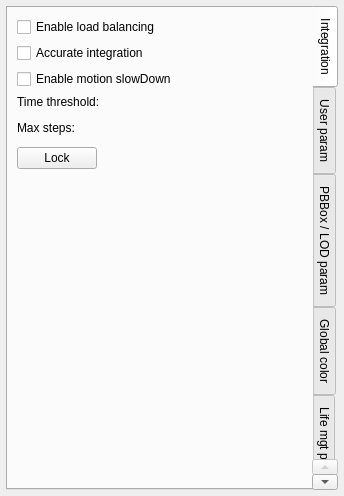
<?xml version="1.0" encoding="UTF-8"?>
<ui version="4.0">
 <class>CParticleSystemPage</class>
 <widget class="QWidget" name="CParticleSystemPage">
  <property name="geometry">
   <rect>
    <x>0</x>
    <y>0</y>
    <width>312</width>
    <height>496</height>
   </rect>
  </property>
  <property name="windowTitle">
   <string>Form</string>
  </property>
  <layout class="QGridLayout" name="gridLayout">
   <property name="margin">
    <number>6</number>
   </property>
   <item row="0" column="1">
    <widget class="QTabWidget" name="tabWidget">
     <property name="tabPosition">
      <enum>QTabWidget::East</enum>
     </property>
     <property name="currentIndex">
      <number>0</number>
     </property>
     <property name="movable">
      <bool>true</bool>
     </property>
     <widget class="QWidget" name="tabWidgetPage1">
      <attribute name="title">
       <string>Integration</string>
      </attribute>
      <layout class="QVBoxLayout" name="verticalLayout">
       <item>
        <widget class="QCheckBox" name="loadBalancingCheckBox">
         <property name="sizePolicy">
          <sizepolicy hsizetype="Preferred" vsizetype="Fixed">
           <horstretch>0</horstretch>
           <verstretch>0</verstretch>
          </sizepolicy>
         </property>
         <property name="text">
          <string>Enable load balancing</string>
         </property>
        </widget>
       </item>
       <item>
        <widget class="QCheckBox" name="integrationCheckBox">
         <property name="sizePolicy">
          <sizepolicy hsizetype="Preferred" vsizetype="Fixed">
           <horstretch>0</horstretch>
           <verstretch>0</verstretch>
          </sizepolicy>
         </property>
         <property name="text">
          <string>Accurate integration</string>
         </property>
        </widget>
       </item>
       <item>
        <widget class="QCheckBox" name="motionSlowDownCheckBox">
         <property name="text">
          <string>Enable motion slowDown</string>
         </property>
        </widget>
       </item>
       <item>
        <widget class="QLabel" name="label_17">
         <property name="text">
          <string>Time threshold:</string>
         </property>
        </widget>
       </item>
       <item>
        <widget class="NLQT::CEditRangeFloatWidget" name="timeThresholdWidget" native="true"/>
       </item>
       <item>
        <widget class="QLabel" name="label_18">
         <property name="text">
          <string>Max steps:</string>
         </property>
        </widget>
       </item>
       <item>
        <widget class="NLQT::CEditRangeUIntWidget" name="maxStepsWidget" native="true"/>
       </item>
       <item>
        <widget class="QPushButton" name="lockPushButton">
         <property name="sizePolicy">
          <sizepolicy hsizetype="Fixed" vsizetype="Fixed">
           <horstretch>0</horstretch>
           <verstretch>0</verstretch>
          </sizepolicy>
         </property>
         <property name="text">
          <string>Lock</string>
         </property>
         <property name="checkable">
          <bool>true</bool>
         </property>
        </widget>
       </item>
       <item>
        <spacer name="verticalSpacer">
         <property name="orientation">
          <enum>Qt::Vertical</enum>
         </property>
         <property name="sizeHint" stdset="0">
          <size>
           <width>20</width>
           <height>112</height>
          </size>
         </property>
        </spacer>
       </item>
      </layout>
     </widget>
     <widget class="QWidget" name="tabWidgetPage2">
      <attribute name="title">
       <string>User param</string>
      </attribute>
      <layout class="QGridLayout" name="gridLayout_2">
       <item row="0" column="0">
        <layout class="QHBoxLayout" name="horizontalLayout">
         <item>
          <widget class="QLabel" name="label_13">
           <property name="text">
            <string>User param1:</string>
           </property>
          </widget>
         </item>
         <item>
          <spacer name="horizontalSpacer_5">
           <property name="orientation">
            <enum>Qt::Horizontal</enum>
           </property>
           <property name="sizeHint" stdset="0">
            <size>
             <width>146</width>
             <height>20</height>
            </size>
           </property>
          </spacer>
         </item>
         <item>
          <widget class="QPushButton" name="globalPushButton_1">
           <property name="sizePolicy">
            <sizepolicy hsizetype="Minimum" vsizetype="Fixed">
             <horstretch>0</horstretch>
             <verstretch>0</verstretch>
            </sizepolicy>
           </property>
           <property name="text">
            <string>Global</string>
           </property>
          </widget>
         </item>
        </layout>
       </item>
       <item row="1" column="0">
        <widget class="NLQT::CEditRangeFloatWidget" name="userParamWidget_1" native="true"/>
       </item>
       <item row="2" column="0">
        <layout class="QHBoxLayout" name="horizontalLayout_3">
         <item>
          <widget class="QLabel" name="label_14">
           <property name="text">
            <string>User param2:</string>
           </property>
          </widget>
         </item>
         <item>
          <spacer name="horizontalSpacer_6">
           <property name="orientation">
            <enum>Qt::Horizontal</enum>
           </property>
           <property name="sizeHint" stdset="0">
            <size>
             <width>146</width>
             <height>20</height>
            </size>
           </property>
          </spacer>
         </item>
         <item>
          <widget class="QPushButton" name="globalPushButton_2">
           <property name="sizePolicy">
            <sizepolicy hsizetype="Minimum" vsizetype="Fixed">
             <horstretch>0</horstretch>
             <verstretch>0</verstretch>
            </sizepolicy>
           </property>
           <property name="text">
            <string>Global</string>
           </property>
          </widget>
         </item>
        </layout>
       </item>
       <item row="3" column="0">
        <widget class="NLQT::CEditRangeFloatWidget" name="userParamWidget_2" native="true"/>
       </item>
       <item row="4" column="0">
        <layout class="QHBoxLayout" name="horizontalLayout_5">
         <item>
          <widget class="QLabel" name="label_15">
           <property name="text">
            <string>User param3:</string>
           </property>
          </widget>
         </item>
         <item>
          <spacer name="horizontalSpacer_7">
           <property name="orientation">
            <enum>Qt::Horizontal</enum>
           </property>
           <property name="sizeHint" stdset="0">
            <size>
             <width>146</width>
             <height>20</height>
            </size>
           </property>
          </spacer>
         </item>
         <item>
          <widget class="QPushButton" name="globalPushButton_3">
           <property name="text">
            <string>Global</string>
           </property>
          </widget>
         </item>
        </layout>
       </item>
       <item row="5" column="0">
        <widget class="NLQT::CEditRangeFloatWidget" name="userParamWidget_3" native="true"/>
       </item>
       <item row="6" column="0">
        <layout class="QHBoxLayout" name="horizontalLayout_7">
         <item>
          <widget class="QLabel" name="label_16">
           <property name="text">
            <string>User param4:</string>
           </property>
          </widget>
         </item>
         <item>
          <spacer name="horizontalSpacer">
           <property name="orientation">
            <enum>Qt::Horizontal</enum>
           </property>
           <property name="sizeHint" stdset="0">
            <size>
             <width>40</width>
             <height>20</height>
            </size>
           </property>
          </spacer>
         </item>
         <item>
          <widget class="QPushButton" name="globalPushButton_4">
           <property name="text">
            <string>Global</string>
           </property>
          </widget>
         </item>
        </layout>
       </item>
       <item row="7" column="0">
        <widget class="NLQT::CEditRangeFloatWidget" name="userParamWidget_4" native="true"/>
       </item>
       <item row="8" column="0">
        <spacer name="verticalSpacer_2">
         <property name="orientation">
          <enum>Qt::Vertical</enum>
         </property>
         <property name="sizeHint" stdset="0">
          <size>
           <width>20</width>
           <height>131</height>
          </size>
         </property>
        </spacer>
       </item>
      </layout>
     </widget>
     <widget class="QWidget" name="tabWidgetPage3">
      <attribute name="title">
       <string>PBBox / LOD param</string>
      </attribute>
      <layout class="QGridLayout" name="gridLayout_5">
       <item row="0" column="0">
        <widget class="QCheckBox" name="enablePBBCheckBox">
         <property name="sizePolicy">
          <sizepolicy hsizetype="Expanding" vsizetype="Fixed">
           <horstretch>0</horstretch>
           <verstretch>0</verstretch>
          </sizepolicy>
         </property>
         <property name="text">
          <string>Enable Precomputed Bounding Box</string>
         </property>
        </widget>
       </item>
       <item row="1" column="0">
        <widget class="QGroupBox" name="bboxGroupBox">
         <property name="enabled">
          <bool>false</bool>
         </property>
         <property name="title">
          <string/>
         </property>
         <layout class="QGridLayout" name="gridLayout_6">
          <item row="0" column="0">
           <widget class="QCheckBox" name="autoCheckBox">
            <property name="text">
             <string>Auto</string>
            </property>
           </widget>
          </item>
          <item row="0" column="1">
           <spacer name="horizontalSpacer_3">
            <property name="orientation">
             <enum>Qt::Horizontal</enum>
            </property>
            <property name="sizeHint" stdset="0">
             <size>
              <width>93</width>
              <height>20</height>
             </size>
            </property>
           </spacer>
          </item>
          <item row="0" column="2">
           <widget class="QPushButton" name="resetPushButton">
            <property name="text">
             <string>Reset</string>
            </property>
           </widget>
          </item>
          <item row="1" column="0" colspan="3">
           <layout class="QHBoxLayout" name="horizontalLayout_6">
            <item>
             <widget class="QLabel" name="label">
              <property name="text">
               <string>X:</string>
              </property>
             </widget>
            </item>
            <item>
             <widget class="QDoubleSpinBox" name="xDoubleSpinBox">
              <property name="sizePolicy">
               <sizepolicy hsizetype="Expanding" vsizetype="Fixed">
                <horstretch>0</horstretch>
                <verstretch>0</verstretch>
               </sizepolicy>
              </property>
              <property name="readOnly">
               <bool>false</bool>
              </property>
              <property name="buttonSymbols">
               <enum>QAbstractSpinBox::NoButtons</enum>
              </property>
              <property name="maximum">
               <double>999.000000000000000</double>
              </property>
             </widget>
            </item>
            <item>
             <widget class="QLabel" name="label_2">
              <property name="text">
               <string>Y:</string>
              </property>
             </widget>
            </item>
            <item>
             <widget class="QDoubleSpinBox" name="yDoubleSpinBox">
              <property name="sizePolicy">
               <sizepolicy hsizetype="Expanding" vsizetype="Fixed">
                <horstretch>0</horstretch>
                <verstretch>0</verstretch>
               </sizepolicy>
              </property>
              <property name="frame">
               <bool>true</bool>
              </property>
              <property name="buttonSymbols">
               <enum>QAbstractSpinBox::NoButtons</enum>
              </property>
              <property name="maximum">
               <double>999.000000000000000</double>
              </property>
             </widget>
            </item>
            <item>
             <widget class="QLabel" name="label_3">
              <property name="sizePolicy">
               <sizepolicy hsizetype="Minimum" vsizetype="Minimum">
                <horstretch>0</horstretch>
                <verstretch>0</verstretch>
               </sizepolicy>
              </property>
              <property name="text">
               <string>Z:</string>
              </property>
             </widget>
            </item>
            <item>
             <widget class="QDoubleSpinBox" name="zDoubleSpinBox">
              <property name="sizePolicy">
               <sizepolicy hsizetype="Expanding" vsizetype="Fixed">
                <horstretch>0</horstretch>
                <verstretch>0</verstretch>
               </sizepolicy>
              </property>
              <property name="buttonSymbols">
               <enum>QAbstractSpinBox::NoButtons</enum>
              </property>
              <property name="maximum">
               <double>999.000000000000000</double>
              </property>
             </widget>
            </item>
           </layout>
          </item>
          <item row="2" column="0">
           <widget class="QPushButton" name="incBboxPushButton">
            <property name="sizePolicy">
             <sizepolicy hsizetype="Fixed" vsizetype="Fixed">
              <horstretch>0</horstretch>
              <verstretch>0</verstretch>
             </sizepolicy>
            </property>
            <property name="minimumSize">
             <size>
              <width>40</width>
              <height>23</height>
             </size>
            </property>
            <property name="maximumSize">
             <size>
              <width>40</width>
              <height>23</height>
             </size>
            </property>
            <property name="text">
             <string>+10 %</string>
            </property>
           </widget>
          </item>
          <item row="2" column="1">
           <widget class="QPushButton" name="decBboxPushButton">
            <property name="sizePolicy">
             <sizepolicy hsizetype="Fixed" vsizetype="Fixed">
              <horstretch>0</horstretch>
              <verstretch>0</verstretch>
             </sizepolicy>
            </property>
            <property name="minimumSize">
             <size>
              <width>40</width>
              <height>23</height>
             </size>
            </property>
            <property name="maximumSize">
             <size>
              <width>40</width>
              <height>23</height>
             </size>
            </property>
            <property name="text">
             <string>-10 %</string>
            </property>
           </widget>
          </item>
          <item row="2" column="2">
           <spacer name="horizontalSpacer_2">
            <property name="orientation">
             <enum>Qt::Horizontal</enum>
            </property>
            <property name="sizeHint" stdset="0">
             <size>
              <width>107</width>
              <height>20</height>
             </size>
            </property>
           </spacer>
          </item>
         </layout>
        </widget>
       </item>
       <item row="2" column="0">
        <widget class="Line" name="line">
         <property name="orientation">
          <enum>Qt::Horizontal</enum>
         </property>
        </widget>
       </item>
       <item row="3" column="0">
        <layout class="QHBoxLayout" name="horizontalLayout_8">
         <item>
          <widget class="QCheckBox" name="sharableCheckBox">
           <property name="text">
            <string>Sharable</string>
           </property>
          </widget>
         </item>
         <item>
          <widget class="QCheckBox" name="autoLODCheckBox">
           <property name="text">
            <string>Auto-LOD</string>
           </property>
          </widget>
         </item>
         <item>
          <widget class="QPushButton" name="settingsPushButton">
           <property name="enabled">
            <bool>false</bool>
           </property>
           <property name="minimumSize">
            <size>
             <width>0</width>
             <height>0</height>
            </size>
           </property>
           <property name="maximumSize">
            <size>
             <width>53454</width>
             <height>16777215</height>
            </size>
           </property>
           <property name="text">
            <string>Settings</string>
           </property>
          </widget>
         </item>
        </layout>
       </item>
       <item row="4" column="0">
        <widget class="QLabel" name="label_11">
         <property name="text">
          <string>Max view dist:</string>
         </property>
        </widget>
       </item>
       <item row="5" column="0">
        <widget class="NLQT::CEditRangeFloatWidget" name="maxViewDistWidget" native="true"/>
       </item>
       <item row="6" column="0">
        <widget class="QLabel" name="label_12">
         <property name="text">
          <string>LOD Ratio:</string>
         </property>
        </widget>
       </item>
       <item row="7" column="0">
        <widget class="NLQT::CEditRangeFloatWidget" name="lodRatioWidget" native="true"/>
       </item>
       <item row="8" column="0">
        <spacer name="verticalSpacer_3">
         <property name="orientation">
          <enum>Qt::Vertical</enum>
         </property>
         <property name="sizeHint" stdset="0">
          <size>
           <width>20</width>
           <height>132</height>
          </size>
         </property>
        </spacer>
       </item>
      </layout>
     </widget>
     <widget class="QWidget" name="tabWidgetPage4">
      <attribute name="title">
       <string>Global color</string>
      </attribute>
      <layout class="QGridLayout" name="gridLayout_7">
       <item row="0" column="0">
        <widget class="QCheckBox" name="globalLightCheckBox">
         <property name="sizePolicy">
          <sizepolicy hsizetype="Preferred" vsizetype="Fixed">
           <horstretch>0</horstretch>
           <verstretch>0</verstretch>
          </sizepolicy>
         </property>
         <property name="text">
          <string>Force global lighting</string>
         </property>
        </widget>
       </item>
       <item row="1" column="0">
        <widget class="QCheckBox" name="editGlobalColorCheckBox">
         <property name="toolTip">
          <string/>
         </property>
         <property name="statusTip">
          <string/>
         </property>
         <property name="whatsThis">
          <string/>
         </property>
         <property name="text">
          <string>Edit global color</string>
         </property>
        </widget>
       </item>
       <item row="2" column="0">
        <widget class="NLQT::CAttribRGBAWidget" name="colorWidget">
         <property name="enabled">
          <bool>true</bool>
         </property>
        </widget>
       </item>
       <item row="3" column="0">
        <widget class="QLabel" name="label_4">
         <property name="toolTip">
          <string/>
         </property>
         <property name="text">
          <string>Wrn: Bypass multitex, not supported by all types</string>
         </property>
        </widget>
       </item>
       <item row="4" column="0">
        <spacer name="verticalSpacer_5">
         <property name="orientation">
          <enum>Qt::Vertical</enum>
         </property>
         <property name="sizeHint" stdset="0">
          <size>
           <width>20</width>
           <height>237</height>
          </size>
         </property>
        </spacer>
       </item>
      </layout>
     </widget>
     <widget class="QWidget" name="tabWidgetPage5">
      <attribute name="title">
       <string>Life mgt param</string>
      </attribute>
      <layout class="QGridLayout" name="gridLayout_4">
       <item row="0" column="0">
        <widget class="QLabel" name="label_5">
         <property name="text">
          <string>Life mgt presets:</string>
         </property>
        </widget>
       </item>
       <item row="0" column="1">
        <widget class="QComboBox" name="presetBehaviourComboBox">
         <property name="sizePolicy">
          <sizepolicy hsizetype="Expanding" vsizetype="Fixed">
           <horstretch>0</horstretch>
           <verstretch>0</verstretch>
          </sizepolicy>
         </property>
         <property name="minimumSize">
          <size>
           <width>0</width>
           <height>0</height>
          </size>
         </property>
         <item>
          <property name="text">
           <string>Environment FX</string>
          </property>
         </item>
         <item>
          <property name="text">
           <string>Running Environment FX</string>
          </property>
         </item>
         <item>
          <property name="text">
           <string>Spell FX</string>
          </property>
         </item>
         <item>
          <property name="text">
           <string>Looping Spell FX</string>
          </property>
         </item>
         <item>
          <property name="text">
           <string>Minor transitory FX</string>
          </property>
         </item>
         <item>
          <property name="text">
           <string>User defined</string>
          </property>
         </item>
         <item>
          <property name="text">
           <string>Moving Looping FX</string>
          </property>
         </item>
         <item>
          <property name="text">
           <string>Spawned Environment FX</string>
          </property>
         </item>
         <item>
          <property name="text">
           <string>Ground FX</string>
          </property>
         </item>
         <item>
          <property name="text">
           <string>Projectile FX</string>
          </property>
         </item>
        </widget>
       </item>
       <item row="1" column="0" colspan="2">
        <widget class="QGroupBox" name="userPresetsGroupBox">
         <property name="title">
          <string/>
         </property>
         <layout class="QGridLayout" name="gridLayout_3">
          <item row="0" column="0" colspan="2">
           <widget class="QCheckBox" name="modelRemovedCheckBox">
            <property name="text">
             <string>Model removed when out of range</string>
            </property>
           </widget>
          </item>
          <item row="1" column="0" colspan="2">
           <widget class="QCheckBox" name="psResourceCheckBox">
            <property name="text">
             <string>PS resource removed when not visible</string>
            </property>
           </widget>
          </item>
          <item row="2" column="0" colspan="2">
           <widget class="QCheckBox" name="lifeTimeUpdateCheckBox">
            <property name="text">
             <string>Force life time update</string>
            </property>
           </widget>
          </item>
          <item row="3" column="0" colspan="2">
           <widget class="QCheckBox" name="noMaxNBStepsCheckBox">
            <property name="text">
             <string>No max nb steps</string>
            </property>
           </widget>
          </item>
          <item row="4" column="0">
           <layout class="QVBoxLayout" name="verticalLayout_4">
            <item>
             <widget class="QLabel" name="label_6">
              <property name="text">
               <string>Anim type:</string>
              </property>
             </widget>
            </item>
            <item>
             <widget class="QLabel" name="label_7">
              <property name="sizePolicy">
               <sizepolicy hsizetype="Minimum" vsizetype="Preferred">
                <horstretch>0</horstretch>
                <verstretch>0</verstretch>
               </sizepolicy>
              </property>
              <property name="text">
               <string>Die on event:</string>
              </property>
             </widget>
            </item>
           </layout>
          </item>
          <item row="4" column="1">
           <layout class="QVBoxLayout" name="verticalLayout_3">
            <item>
             <widget class="QComboBox" name="animTypeComboBox">
              <property name="sizePolicy">
               <sizepolicy hsizetype="Expanding" vsizetype="Fixed">
                <horstretch>0</horstretch>
                <verstretch>0</verstretch>
               </sizepolicy>
              </property>
              <item>
               <property name="text">
                <string>When visible</string>
               </property>
              </item>
              <item>
               <property name="text">
                <string>When in visible clusters</string>
               </property>
              </item>
              <item>
               <property name="text">
                <string>Always</string>
               </property>
              </item>
             </widget>
            </item>
            <item>
             <widget class="QComboBox" name="dieComboBox">
              <property name="sizePolicy">
               <sizepolicy hsizetype="Expanding" vsizetype="Fixed">
                <horstretch>0</horstretch>
                <verstretch>0</verstretch>
               </sizepolicy>
              </property>
              <item>
               <property name="text">
                <string>Disabled</string>
               </property>
              </item>
              <item>
               <property name="text">
                <string>No more particles</string>
               </property>
              </item>
              <item>
               <property name="text">
                <string>No more particles/emitters</string>
               </property>
              </item>
             </widget>
            </item>
           </layout>
          </item>
          <item row="5" column="0" colspan="2">
           <layout class="QHBoxLayout" name="horizontalLayout_4">
            <item>
             <widget class="QLabel" name="label_8">
              <property name="sizePolicy">
               <sizepolicy hsizetype="Minimum" vsizetype="Minimum">
                <horstretch>0</horstretch>
                <verstretch>0</verstretch>
               </sizepolicy>
              </property>
              <property name="text">
               <string>Apply after delay:</string>
              </property>
             </widget>
            </item>
            <item>
             <widget class="QDoubleSpinBox" name="afterDelaySpinBox">
              <property name="sizePolicy">
               <sizepolicy hsizetype="Expanding" vsizetype="Fixed">
                <horstretch>0</horstretch>
                <verstretch>0</verstretch>
               </sizepolicy>
              </property>
              <property name="suffix">
               <string> s</string>
              </property>
             </widget>
            </item>
           </layout>
          </item>
          <item row="6" column="0">
           <widget class="QCheckBox" name="autoDelayCheckBox">
            <property name="text">
             <string>Auto delay</string>
            </property>
           </widget>
          </item>
         </layout>
        </widget>
       </item>
       <item row="2" column="0">
        <spacer name="verticalSpacer_6">
         <property name="orientation">
          <enum>Qt::Vertical</enum>
         </property>
         <property name="sizeHint" stdset="0">
          <size>
           <width>20</width>
           <height>13</height>
          </size>
         </property>
        </spacer>
       </item>
      </layout>
     </widget>
    </widget>
   </item>
  </layout>
 </widget>
 <customwidgets>
  <customwidget>
   <class>NLQT::CEditRangeUIntWidget</class>
   <extends>QWidget</extends>
   <header>edit_range_widget.h</header>
   <container>1</container>
  </customwidget>
  <customwidget>
   <class>NLQT::CEditRangeFloatWidget</class>
   <extends>QWidget</extends>
   <header>edit_range_widget.h</header>
   <container>1</container>
  </customwidget>
  <customwidget>
   <class>NLQT::CAttribRGBAWidget</class>
   <extends>QGroupBox</extends>
   <header>attrib_widget.h</header>
   <container>1</container>
  </customwidget>
 </customwidgets>
 <resources/>
 <connections>
  <connection>
   <sender>autoLODCheckBox</sender>
   <signal>toggled(bool)</signal>
   <receiver>settingsPushButton</receiver>
   <slot>setEnabled(bool)</slot>
   <hints>
    <hint type="sourcelabel">
     <x>167</x>
     <y>166</y>
    </hint>
    <hint type="destinationlabel">
     <x>283</x>
     <y>168</y>
    </hint>
   </hints>
  </connection>
  <connection>
   <sender>enablePBBCheckBox</sender>
   <signal>toggled(bool)</signal>
   <receiver>bboxGroupBox</receiver>
   <slot>setEnabled(bool)</slot>
   <hints>
    <hint type="sourcelabel">
     <x>99</x>
     <y>30</y>
    </hint>
    <hint type="destinationlabel">
     <x>97</x>
     <y>52</y>
    </hint>
   </hints>
  </connection>
  <connection>
   <sender>autoCheckBox</sender>
   <signal>toggled(bool)</signal>
   <receiver>xDoubleSpinBox</receiver>
   <slot>setDisabled(bool)</slot>
   <hints>
    <hint type="sourcelabel">
     <x>55</x>
     <y>62</y>
    </hint>
    <hint type="destinationlabel">
     <x>66</x>
     <y>88</y>
    </hint>
   </hints>
  </connection>
  <connection>
   <sender>autoCheckBox</sender>
   <signal>toggled(bool)</signal>
   <receiver>yDoubleSpinBox</receiver>
   <slot>setDisabled(bool)</slot>
   <hints>
    <hint type="sourcelabel">
     <x>60</x>
     <y>59</y>
    </hint>
    <hint type="destinationlabel">
     <x>162</x>
     <y>90</y>
    </hint>
   </hints>
  </connection>
  <connection>
   <sender>autoCheckBox</sender>
   <signal>toggled(bool)</signal>
   <receiver>zDoubleSpinBox</receiver>
   <slot>setDisabled(bool)</slot>
   <hints>
    <hint type="sourcelabel">
     <x>57</x>
     <y>65</y>
    </hint>
    <hint type="destinationlabel">
     <x>254</x>
     <y>90</y>
    </hint>
   </hints>
  </connection>
  <connection>
   <sender>autoCheckBox</sender>
   <signal>toggled(bool)</signal>
   <receiver>incBboxPushButton</receiver>
   <slot>setDisabled(bool)</slot>
   <hints>
    <hint type="sourcelabel">
     <x>75</x>
     <y>72</y>
    </hint>
    <hint type="destinationlabel">
     <x>65</x>
     <y>123</y>
    </hint>
   </hints>
  </connection>
  <connection>
   <sender>autoCheckBox</sender>
   <signal>toggled(bool)</signal>
   <receiver>decBboxPushButton</receiver>
   <slot>setDisabled(bool)</slot>
   <hints>
    <hint type="sourcelabel">
     <x>58</x>
     <y>63</y>
    </hint>
    <hint type="destinationlabel">
     <x>108</x>
     <y>120</y>
    </hint>
   </hints>
  </connection>
 </connections>
</ui>
